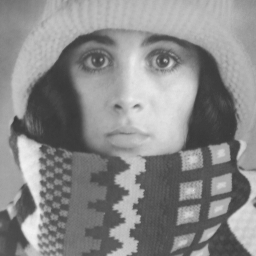
#> input picture Beeldbewerken/trui.png, 256 x 256 px
$ python histogram_equalization.py
#> lines starting #> are read from the running program, lines starting #| are printed output that depends on the picture
from numpy import histogram, interp, cumsum, diff
import matplotlib.image as mpimg
import matplotlib.pyplot as plt

BINS = 100

def histogramEqualization(f, bins=BINS):
	his, be = histogram(f, range=(0,1), bins=bins)

	# [9 lines of commented-out code are left out]

	hist = his.astype(float)/sum(his)
	return interp(f, be[1:], cumsum(hist)), his, be


#Read figure and equalise
trui = mpimg.imread("trui.png")
#> trui is the input picture: shape (256, 256) float32; min 0.22, max 0.945, mean 0.54
trui_eq, his, be = histogramEqualization(trui)
#> in histogramEqualization, `his, be = histogram(f, range=(0,1), bins=bins)`: his = 100 values, max 2591 at index 32, min 0 at index 0, mean 655.4; be = 101 values from 0 to 1
#> in histogramEqualization, `hist = his.astype(float)/sum(his)`: hist = 100 values, max 0.0395 at index 32, min 0 at index 0, mean 0.01
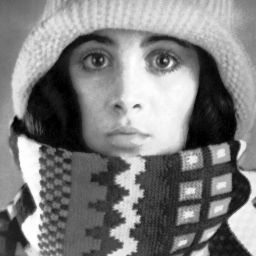
#> trui_eq: shape (256, 256) float64; min 0.000117, max 1, mean 0.5
#> be = 101 values from 0 to 1

f, axarr = plt.subplots(2, 2)

#plot histogram of original data
axarr[1, 0].bar((be[:-1] + be[1:]) / 2, his, align='center', width=diff(be))
axarr[1, 0].set_xticks(be)

axarr[0, 0].imshow(trui)

#plot histogram of equalised image
his, be = histogram(trui_eq, range=(0,1), bins=BINS)
#> his = 100 values, max 1361 at index 5, min 0 at index 2, mean 655.4
axarr[1, 1].bar((be[:-1] + be[1:]) / 2, his, align='center', width=diff(be))
axarr[1, 1].set_xticks(be)

axarr[0, 1].imshow(trui_eq)

plt.show()
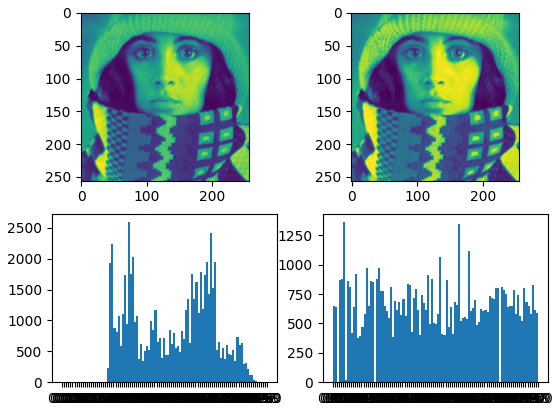
#> figure drawn by matplotlib, 4 panels; panel 3: tallest bar 2591 high, from x = 0.32 to 0.33; panel 4: tallest bar 1361 high, from x = 0.05 to 0.06


# plt.figure("final")
# f, axarr = plt.subplots(2, 2)

# axarr[1, 0].hist(trui.ravel(), bins=BINS, range=(0.0, 1.0), fc='k', ec='k')
# axarr[0, 0].imshow(trui, cmap="gray")


# plt.figure("final")
# axarr[1, 1].hist(trui_eq.ravel(), bins=BINS, range=(0.0, 1.0), fc='k', ec='k')
# axarr[0, 1].imshow(trui_eq, cmap="gray")
# plt.show()
